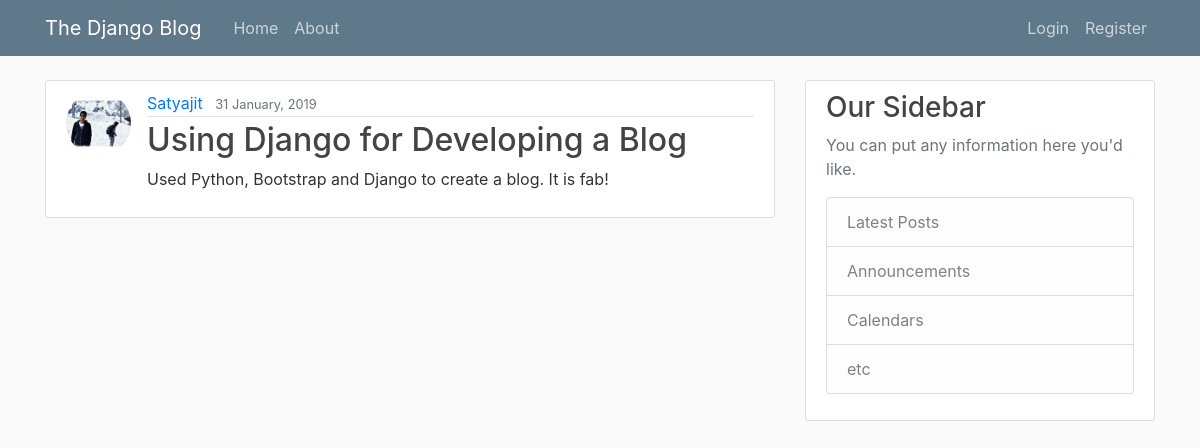
The app's page /post/1/ with its own data.
### blog/models.py (models this page shows, shortened)
class Post(models.Model): #To add post into DB via shell ---> post_1 = Post(content = "", title = "", author = ""  ---> post_1.save()
	content = models.TextField()
	title = models.CharField(max_length=100)
	date_posted = models.DateTimeField(default = timezone.now)
	author = models.ForeignKey(User, on_delete = models.CASCADE)

### users/models.py (models this page shows, shortened)
class Profile(models.Model):
	user = models.OneToOneField(User, on_delete = models.CASCADE)
	image = models.ImageField(default = 'default.jpg', upload_to='profile_pics')

### blog/views.py (the view)
# urls.py: path('post/<int:pk>/', PostDetailView.as_view(), name="post-detail"),
class PostDetailView(DetailView):
	model = Post

### blog/templates/blog/post_detail.html (shortened to what this page needs)
{% extends "blog/base.html" %}
{% block content %}
	<article class="media content-section">
	  <img class ="rounded-circle article-img" src="{{object.author.profile.image.url}}">
	  <div class="media-body">
	    <div class="article-metadata">
	      <a class="mr-2" href="{% url 'user-posts' object.author.username %}">{{ object.author }}</a>
	      <small class="text-muted">{{ object.date_posted|date:"d F, Y" }}</small>
	    </div>
	    <h2 class="article-title">{{ object.title }}</h2>
	    <p class="article-content">{{ object.content }}</p>
	  </div>
	</article>
{% endblock content %}

### blog/static/blog/main.css (style rules this page uses)
body { background: #fafafa; color: #333333; margin-top: 5rem; }
h1, h2, h3, h4, h5, h6 { color: #444444; }
.content-section { background: #ffffff; padding: 10px 20px; border: 1px solid #dddddd; border-radius: 3px; margin-bottom: 20px; }
.article-title { color: #444444; }
.article-content { white-space: pre-line; }
.article-img { height: 65px; width: 65px; margin-right: 16px; }
.article-metadata { padding-bottom: 1px; margin-bottom: 4px; border-bottom: 1px solid #e3e3e3 }

### records on screen
Post: author.profile.image (picture), author "Satyajit", date_posted "31 January, 2019", title "Using Django for Developing a Blog", content "Used Python, Bootstrap and Django to create a blog. It is fab!"
